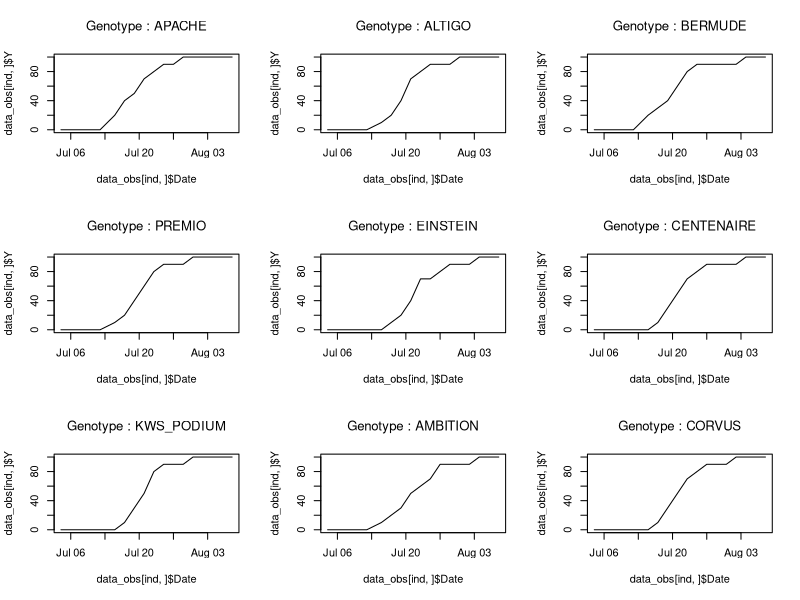
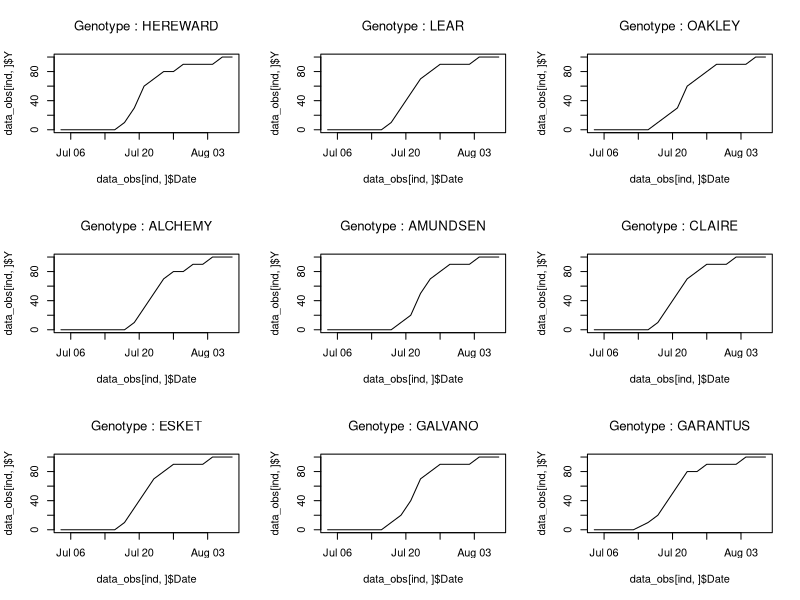
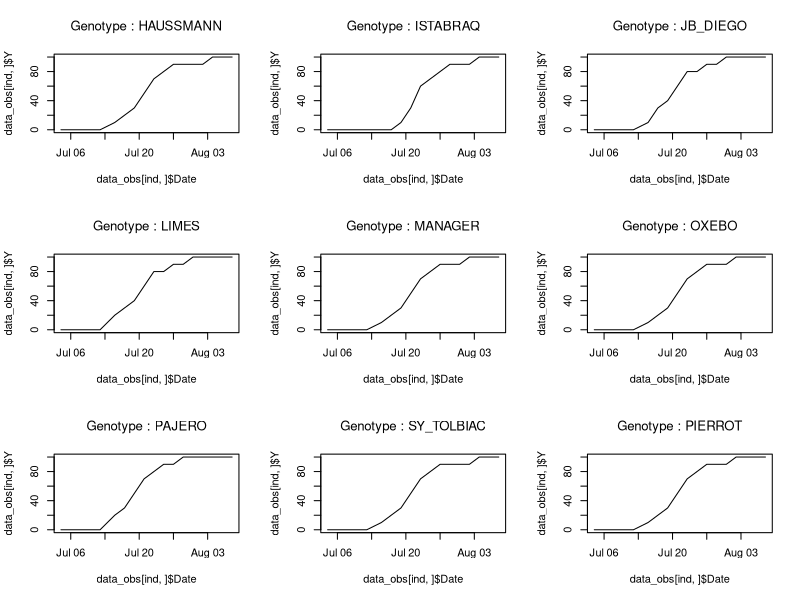
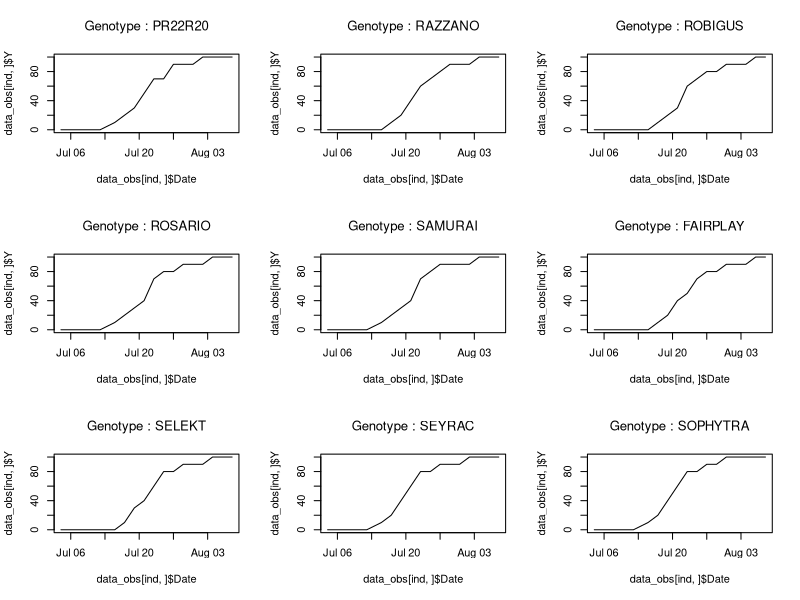
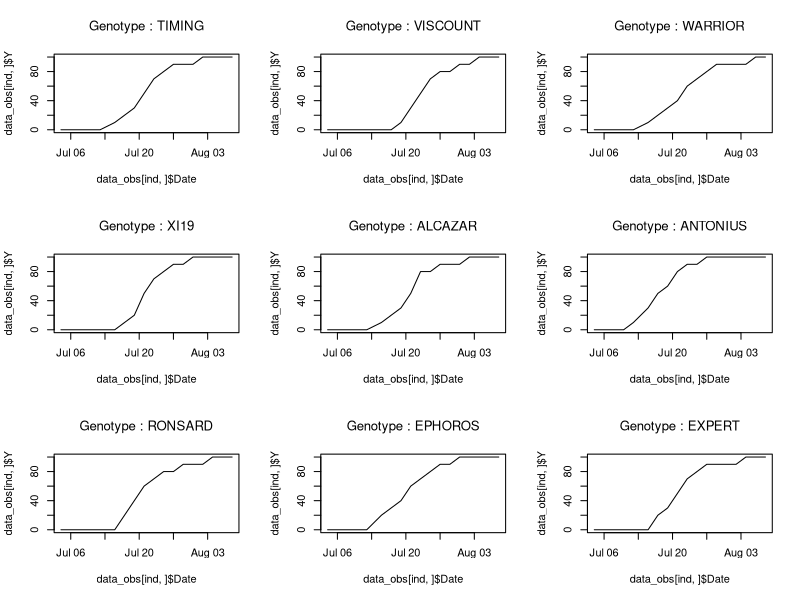
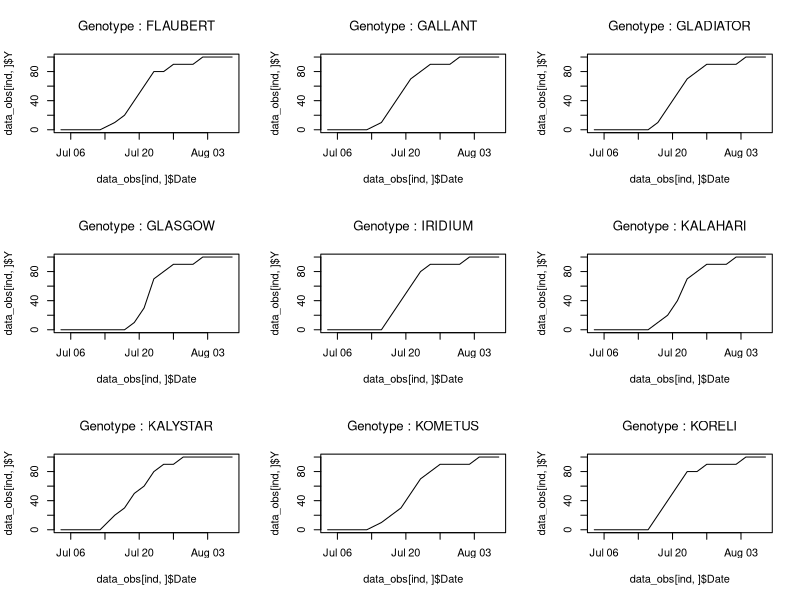
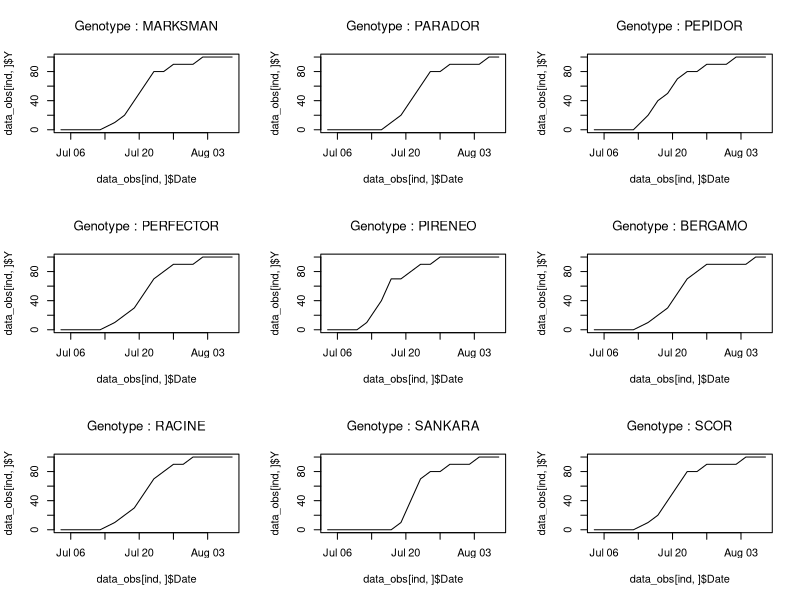
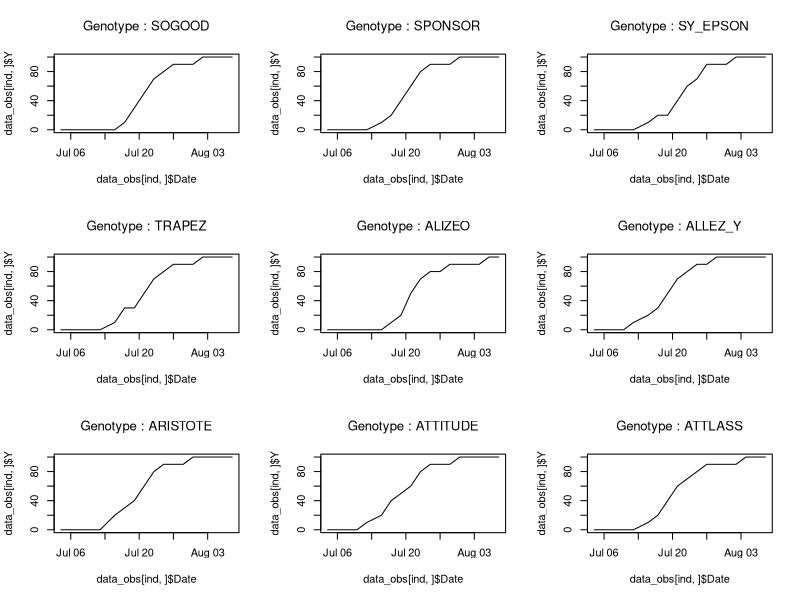

Source code (R) for these figures, in order:
## >>>>>>>>>>>> Script for Figure 8 <<<<<<<<<<<

rm(list=ls())

library(ggplot2)
library(stringr)
library(dplyr)

####################### Observed data #######################

data <- read.csv2("Data/13INRmon_NUE_LN.csv")
head(data)
dates <- which(str_detect(colnames(data),"date") == T)

#Formatting the data set:
newdata <- data[,1:(dates[1])]
nbcol <- dim(newdata)[2]
colnames(newdata)[nbcol-1] <- "Y"
colnames(newdata)[nbcol] <- "Date"

for (i in dates[-1]){
  datatemp <- data[,c(1:(dates[1]-2),i-1,i)]
  colnames(datatemp)[nbcol-1] <- "Y"
  colnames(datatemp)[nbcol] <- "Date"
  newdata <- rbind(newdata,datatemp)
}


newdata <- newdata[,-c(2,3,6,7)] #One year, one location, one constraint and one condition: unnecessary variables

newdata$Date <- as.Date(newdata$Date,"%d/%m/%y")

newdata$Line <- paste(newdata$GENOTYPE,newdata$REPLICATE,sep="_")

# Only block 1 is kept when there are several blocks:
for (i in unique(newdata$GENOTYPE)){
  if (length(unique(newdata[newdata$GENOTYPE==i,]$BLOCK))!=1){
    ind_block=which((newdata$GENOTYPE==i)&(newdata$BLOCK!=1))
    newdata=newdata[-ind_block,]
  }
}

#We keep only replicate 1:
newdata1 <- filter(newdata,REPLICATE=="1")

minD <- min(julian(newdata1$Date))
newdata1$Day <- julian(newdata1$Date) - minD

data_obs=newdata1
#save(data_obs,file="data_obs.Rdata")

par(mfrow=c(3,3))
for (i in unique(data_obs$GENOTYPE)){
  ind <- which((data_obs$GENOTYPE==i))
  plot(y=data_obs[ind,]$Y,x=data_obs[ind,]$Date,col=1,type='l',main=substitute(exp = paste("Genotype : ", gen_i),env = list(gen_i = i)))
}
genotype_plot=unique(data_obs$GENOTYPE)[200:209]
data_plot=data_obs[which(data_obs$GENOTYPE%in%genotype_plot),]
ggplot(data_plot, aes(x=Date, y=Y, group=GENOTYPE,color=GENOTYPE)) + geom_point(size=2) +
  geom_line(linetype = "dashed") + labs(color="VARIETIES") + ylab("Senescence (in %)") +theme_bw() +
  theme(axis.text=element_text(size=30), axis.title=element_text(size=30,face="bold"),legend.title = element_text(size=15), legend.text = element_text(size=15))

ggsave("Figure8.pdf")
